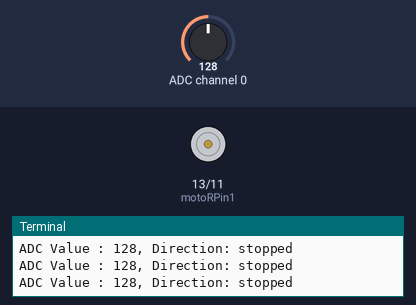
The program below on a simulated Raspberry Pi (header pin numbers). Parts: motor-driver pin pairs drawn as motors (green arrow = first pin HIGH = forward, orange = second pin HIGH = backward, longer = more drive, scaled by the enable pin), the last lines printed to the terminal. The test bench sets the inputs (shaded band); at power-on: ADC channel 0 = 128 (analog values on the 0–255 scale).

Above: at 1.2 s.
1.3 s: ADC channel 0 set to 132
2.8 s: ADC channel 0 set to 76
At 4.0 s:
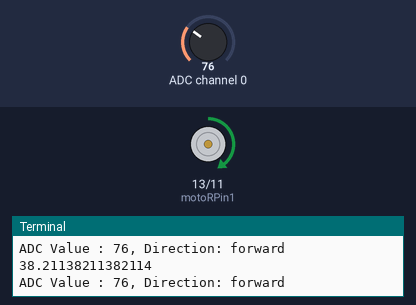
4.3 s: ADC channel 0 set to 30
At 5.5 s:
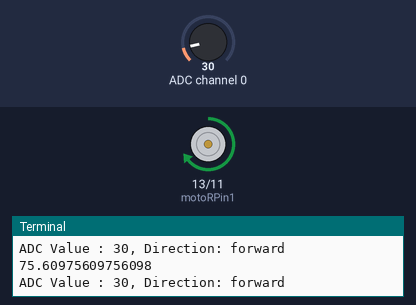
5.8 s: ADC channel 0 set to 178
At 6.3 s:
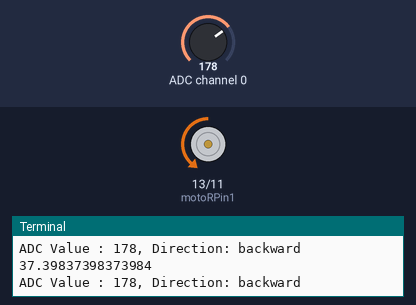
7.3 s: ADC channel 0 set to 224
At 8.1 s:
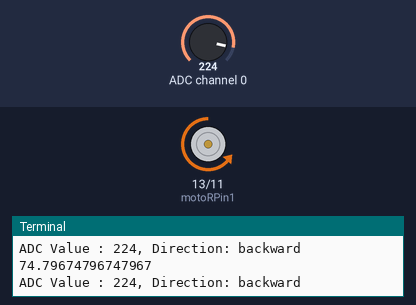
8.8 s: ADC channel 0 set to 255
At 9.8 s:
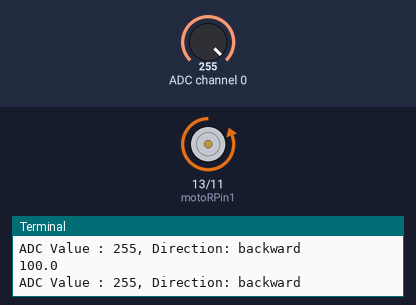
Timing chart, 0 to 11.3 s (numbered marks = the images above; inputs shaded):
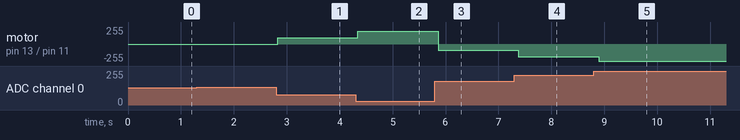

Measured:
- after the input at 2.8 s, motor on pin 13 (motoRPin1) / pin 11 (motoRPin2): stopped → forward 97/255 at once
- after the input at 4.3 s, motor on pin 13 (motoRPin1) / pin 11 (motoRPin2): forward 97/255 → forward 193/255 at once
- after the input at 5.8 s, motor on pin 13 (motoRPin1) / pin 11 (motoRPin2): forward 193/255 → backward 95/255 after 0.06 s
- after the input at 7.3 s, motor on pin 13 (motoRPin1) / pin 11 (motoRPin2): backward 95/255 → backward 191/255 after 0.08 s
- after the input at 8.8 s, motor on pin 13 (motoRPin1) / pin 11 (motoRPin2): backward 191/255 → backward 255/255 after 0.09 s

The program:

Motor.py
```python
import RPi.GPIO as GPIO
import time
from ADCDevice import *

adc = ADCDevice()
upperBackwardValue = 123
lowerForwardValue = 132
motoRPin1 = 13
motoRPin2 = 11
enablePin = 15

if __name__ == '__main__':
    try:
        if(adc.detectI2C(0x4b)):
            adc = ADS7830()

        GPIO.setmode(GPIO.BOARD)
        GPIO.setup(motoRPin1,GPIO.OUT)
        GPIO.setup(motoRPin2,GPIO.OUT)
        GPIO.setup(enablePin,GPIO.OUT)

        p = GPIO.PWM(enablePin,1000)
        p.start(0)

        while True:
            value = adc.analogRead(0)
            if value <= upperBackwardValue:
                direction = 'forward'
                GPIO.output(motoRPin1,GPIO.HIGH)
                GPIO.output(motoRPin2,GPIO.LOW)
                print((upperBackwardValue - value)*100/upperBackwardValue)
                p.ChangeDutyCycle((upperBackwardValue - value)*100/upperBackwardValue)
            elif value >= lowerForwardValue:
                direction = 'backward'
                GPIO.output(motoRPin1,GPIO.LOW)
                GPIO.output(motoRPin2,GPIO.HIGH)
                print((value - lowerForwardValue)*100/(255-lowerForwardValue))
                p.ChangeDutyCycle((value - lowerForwardValue)*100/(255-lowerForwardValue))
            else:
                direction = 'stopped'
                GPIO.output(motoRPin1,GPIO.LOW)
                GPIO.output(motoRPin2,GPIO.LOW)
                p.ChangeDutyCycle(0)

            print ('ADC Value : %d, Direction: %s'%(value,direction))
            time.sleep(0.1)

    finally:
        p.stop()
        GPIO.cleanup()
        adc.close()
```

ADCDevice.py
```python
#!/usr/bin/env python3
########################################################################
# Filename    : ADCDevice.py
# Description : Freenove ADC Module library.
# Author      : www.freenove.com
# modification: 2020/04/21
########################################################################

import smbus

class ADCDevice(object):
    def __init__(self):
        self.cmd = 0
        self.address = 0
        self.bus=smbus.SMBus(1)
        # print("ADCDevice init")

    def detectI2C(self,addr):
        try:
            self.bus.write_byte(addr,0)
            print("Found device in address 0x%x"%(addr))
            return True
        except:
            print("Not found device in address 0x%x"%(addr))
            return False

    def close(self):
        self.bus.close()

class PCF8591(ADCDevice):
    def __init__(self):
        super(PCF8591, self).__init__()
        self.cmd = 0x40     # The default command for PCF8591 is 0x40.
        self.address = 0x48 # 0x48 is the default i2c address for PCF8591 Module.

    def analogRead(self, chn): # PCF8591 has 4 ADC input pins, chn:0,1,2,3
        value = self.bus.read_byte_data(self.address, self.cmd+chn)
        value = self.bus.read_byte_data(self.address, self.cmd+chn)
        return value

    def analogWrite(self,value): # write DAC value
        self.bus.write_byte_data(address,cmd,value)

class ADS7830(ADCDevice):
    def __init__(self):
        super(ADS7830, self).__init__()
        self.cmd = 0x84
        self.address = 0x4b # 0x4b is the default i2c address for ADS7830 Module.

    def analogRead(self, chn): # ADS7830 has 8 ADC input pins, chn:0,1,2,3,4,5,6,7
        value = self.bus.read_byte_data(self.address, self.cmd|(((chn<<2 | chn>>1)&0x07)<<4))
        return value
```
